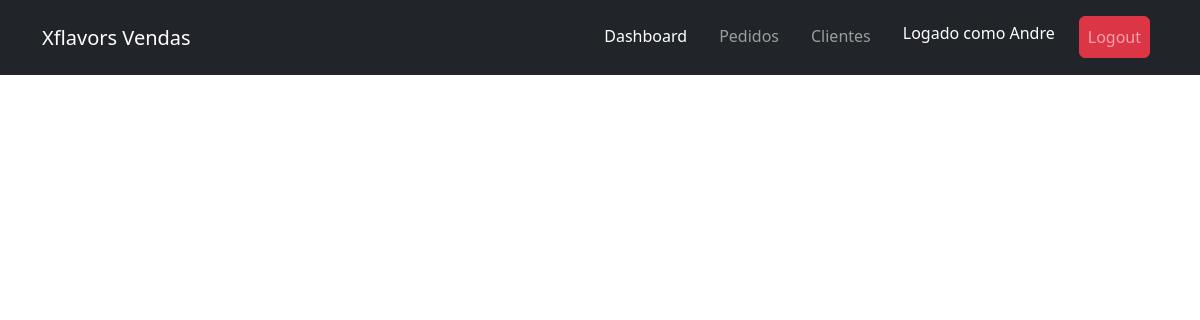
Page /pedidos/16 (signed in) on the earlier database version.
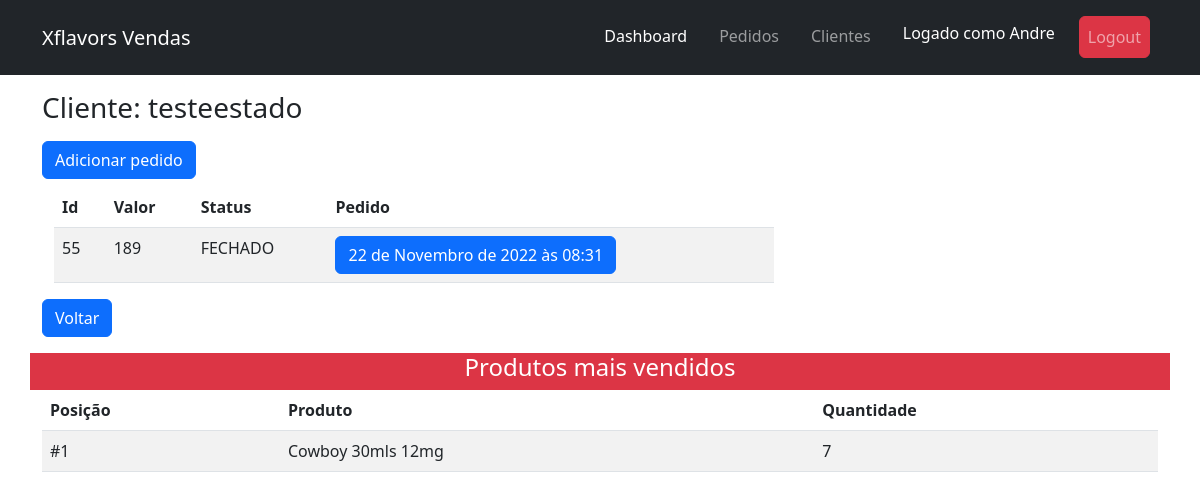
Same page on the later database version.
### clientes/models.py (models this page shows, shortened)
class Cliente(models.Model):
    vendedor = models.ForeignKey(Vendedor, on_delete=models.CASCADE)
    nome = models.CharField(max_length=80)
    telefone = models.IntegerField(blank= True, null=True)
    email = models.EmailField(blank= True, null=True)
    cpf = models.IntegerField(blank=True, null=True)
    slug = models.SlugField(unique=True, blank=True, null=True)
    created_at = models.DateTimeField(auto_now_add=True, blank=True, null=True)
    updated_at = models.DateTimeField(auto_now=True, blank=True, null=True)

### pedidos/models.py (models this page shows, shortened)
class Pedido(models.Model):
    cliente = models.ForeignKey(Cliente, on_delete=models.CASCADE)
    vendedor = models.ForeignKey(Vendedor, on_delete=models.CASCADE)
    items = models.ManyToManyField(Item)
    created_at = models.DateTimeField(auto_now_add=True, blank=True, null=True)
    updated_at = models.DateTimeField(auto_now=True, blank=True, null=True)
    status = models.BooleanField(default=False)
    pagamento = models.BooleanField(default=False)
    primeira_compra = models.BooleanField(default=False)
    recebido = models.BooleanField(default=False)
    endereco = models.ForeignKey(Endereco, null=True, on_delete=models.CASCADE)
    desconto = models.DecimalField(max_digits=8,decimal_places=2, null=True, blank=True)
    valor = models.DecimalField(max_digits=8,decimal_places=2, null=True, blank=True)
    data = models.DateTimeField(default=datetime.now(tz=timezone.utc), blank=True, null=True)
    def __str__(self):
        return str(self.pk)
    @property
    def valor_total(self):
        return sum([int(item.valor_total) for item in self.items.all()])

class Item(models.Model):
    produto = models.ForeignKey(Juice, on_delete=models.CASCADE)
    quantidade = models.PositiveIntegerField()
    created_at = models.DateTimeField(auto_now_add=True,  blank=True, null=True)
    updated_at = models.DateTimeField(auto_now=True, blank=True, null=True)
    @property
    def valor_total(self):
        qr_item = [it.items.all() for it in self.pedido_set.all()]
        total = []
        for items in qr_item:
            for item  in items:
                total.append(item.quantidade)
        descont = [pedido.desconto for pedido in self.pedido_set.all()]
        if descont[0] != None:
            desconto = descont[0]
        else:
            desconto = 0
        quantidade= sum(total)
        if self.produto.mg == '9mg' or self.produto.mg == '12mg':
            if quantidade >= 20 and quantidade <= 49:
                return (24 -desconto) * self.quantidade
            elif quantidade >= 50 and quantidade <= 99:
                return (22 -desconto)* self.quantidade
            elif quantidade >= 100 and quantidade <= 199:
                return (20 -desconto) * self.quantidade
            elif quantidade >= 200:
                return (19-desconto) * self.quantidade
            else:
                return self.quantidade * (27-desconto)

### produtos/models.py (models this page shows)
class Juice(models.Model):
    NIC = (
        ("0mg", "0"),
        ("3mg", "3"),
        ("6mg", "6"),
        ("9mg", "9"),
        ("12mg", "12"),
    )
    nome = models.CharField(max_length=50)
    mls = models.IntegerField()
    mg = models.CharField(max_length= 4, choices = NIC,
        default ='0')
    valor = models.DecimalField(max_digits=8,decimal_places=2)
    descricao = models.TextField(max_length=800)
    criado = models.DateField(auto_now_add=True)
    updated = models.DateTimeField(auto_now=True)
    imagem = models.ImageField(upload_to='static/juices', null=True, blank=True)
    created_at = models.DateTimeField(auto_now_add=True, blank=True, null=True)
    updated_at = models.DateTimeField(auto_now=True, blank=True, null=True)
    def __str__(self):
        return self.nome + " " + str(self.mls) + "mls " + str(self.mg)

### pedidos/views.py (the view, shortened to what this page needs)
# urls.py: path('pedidos', todos_pedidos, name='pedidos'),
@login_required
def pedidos(request, cliente):
    clientes = Cliente.objects.filter(id=cliente)
    vendedor = Vendedor.objects.all()
    produtos = Juice.objects.all()
    pedidos = Pedido.objects.filter(cliente_id=cliente)
    item = Item.objects.all()
    items_mais_vendidos = Item.objects.filter(pedido__vendedor=request.user.vendedor.id, pedido__pagamento=True,pedido__cliente__id=cliente)
    item_p = {}
    for item in items_mais_vendidos:
        item_novo = {item.produto: item.quantidade}
        if item.produto in item_p:
            print("existe", item.produto)
            item_novo = {item.produto: item.quantidade + item_p[item.produto]}
            item_p.update(item_novo)
        else:
            item_p.update(item_novo)
    context = {
        'item_p':item_p,
        'clientes': clientes,
                'vendedor': vendedor,
                'produtos': produtos,
                'pedidos': pedidos,
                'item': item,
                }
    return render(request=request, template_name="pedidos.html",context= context)

### templates/pedidos.html (shortened to what this page needs)
{% extends 'base.html' %}
{% load static %}
{% block content %}
<div class="container my-3">
    {% for cliente in clientes %}
   <h3>Cliente: {{cliente.nome}}</h3>
    <form method="post">
        <button type="submit" class="btn btn-primary my-2">Adicionar pedido</button>
    </form>
    <div class="container">
        <div class="row">
            <div class="col-8">
                <table class="table table-striped table-inverse table-responsive">
                    <thead class="thead-default">
                    <tr>
                        <th>Id</th>
                        <th>Valor</th>
                        <th>Status</th>
                        <th>Pedido</th>
                    </tr>
                    </thead>
                    <tbody>{% for pedido in pedidos %}
                    <tr>
                        <td scope="row">{{ pedido }}</td>
                        <td>{{pedido.valor_total}}</td>
                        <td>{% if pedido.status == False %} ABERTO {% else %} FECHADO {% endif %}</td>
                        <td><a name="" id="" class="btn btn-primary" href="/pedido/{{cliente.slug}}/{{pedido.id}}"
                               role="button">{{pedido.created_at}}</a></td>
                    </tr>
                    {% endfor %}
                    </tbody>
                </table>
            </div>
        </div>
    </div>
    <a  class="btn btn-primary" href="/dashboard" role="button">Voltar</a>
</div>
<div class="container my-3">
    <div class="row bg-danger"><h4 class="text-white text-center">Produtos mais vendidos</h4></div>
        <table class="table table-striped  table-responsive">
        <thead class="thead-inverse">
        <tr>
            <th>Posição</th>
            <th>Produto</th>
            <th>Quantidade</th>
        </tr>
        </thead>
        <tbody>
        {% for item, quantidade in item_p.items|dictsortreversed:-1 %}
        <tr>
            <td scope="row">#{{ forloop.counter }}</td>
            <td>{{item}}</td>
            <td>{{quantidade}}</td>
        </tr>
        {%endfor%}
        </tbody>
    </table>
</div>
{% endfor %}
{% endblock %}

Differences in the rows shown:
added Cliente: nome "testeestado"
added Pedido: id "55", valor_total "189", status "FECHADO", created_at "22 de Novembro de 2022 às 08:31"
now on this page (row unchanged): Juice: nome+mls+mg "Cowboy 30mls 12mg", quantidade "7"
